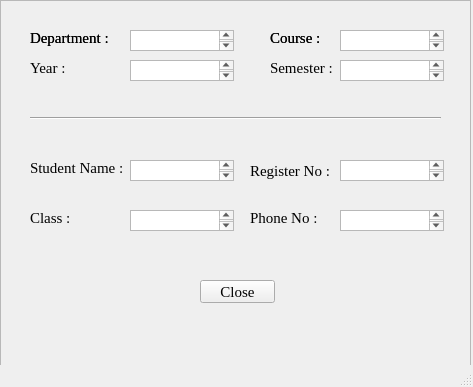
<?xml version="1.0" encoding="UTF-8"?>
<ui version="4.0">
 <class>MainWindow</class>
 <widget class="QMainWindow" name="MainWindow">
  <property name="geometry">
   <rect>
    <x>0</x>
    <y>0</y>
    <width>473</width>
    <height>387</height>
   </rect>
  </property>
  <property name="windowTitle">
   <string>Attendance Management System</string>
  </property>
  <widget class="QWidget" name="centralwidget">
   <widget class="QFrame" name="frame">
    <property name="geometry">
     <rect>
      <x>0</x>
      <y>0</y>
      <width>471</width>
      <height>381</height>
     </rect>
    </property>
    <property name="frameShape">
     <enum>QFrame::StyledPanel</enum>
    </property>
    <property name="frameShadow">
     <enum>QFrame::Raised</enum>
    </property>
    <widget class="QLabel" name="label">
     <property name="geometry">
      <rect>
       <x>30</x>
       <y>30</y>
       <width>81</width>
       <height>16</height>
      </rect>
     </property>
     <property name="font">
      <font>
       <family>Times New Roman</family>
       <pointsize>11</pointsize>
      </font>
     </property>
     <property name="text">
      <string>Department :</string>
     </property>
    </widget>
    <widget class="QLabel" name="label_2">
     <property name="geometry">
      <rect>
       <x>270</x>
       <y>30</y>
       <width>61</width>
       <height>16</height>
      </rect>
     </property>
     <property name="font">
      <font>
       <family>Times New Roman</family>
       <pointsize>11</pointsize>
      </font>
     </property>
     <property name="text">
      <string>Course :</string>
     </property>
    </widget>
    <widget class="QLabel" name="label_3">
     <property name="geometry">
      <rect>
       <x>30</x>
       <y>60</y>
       <width>51</width>
       <height>16</height>
      </rect>
     </property>
     <property name="font">
      <font>
       <family>Times New Roman</family>
       <pointsize>11</pointsize>
      </font>
     </property>
     <property name="text">
      <string>Year :</string>
     </property>
    </widget>
    <widget class="QLabel" name="label_4">
     <property name="geometry">
      <rect>
       <x>270</x>
       <y>60</y>
       <width>71</width>
       <height>16</height>
      </rect>
     </property>
     <property name="font">
      <font>
       <family>Times New Roman</family>
       <pointsize>11</pointsize>
      </font>
     </property>
     <property name="text">
      <string>Semester :</string>
     </property>
    </widget>
    <widget class="QTextEdit" name="textEdit">
     <property name="geometry">
      <rect>
       <x>130</x>
       <y>30</y>
       <width>104</width>
       <height>21</height>
      </rect>
     </property>
    </widget>
    <widget class="QTextEdit" name="textEdit_2">
     <property name="geometry">
      <rect>
       <x>130</x>
       <y>60</y>
       <width>104</width>
       <height>21</height>
      </rect>
     </property>
    </widget>
    <widget class="QTextEdit" name="textEdit_3">
     <property name="geometry">
      <rect>
       <x>340</x>
       <y>60</y>
       <width>104</width>
       <height>21</height>
      </rect>
     </property>
    </widget>
    <widget class="QTextEdit" name="textEdit_4">
     <property name="geometry">
      <rect>
       <x>340</x>
       <y>30</y>
       <width>104</width>
       <height>21</height>
      </rect>
     </property>
    </widget>
    <widget class="Line" name="line">
     <property name="geometry">
      <rect>
       <x>30</x>
       <y>110</y>
       <width>411</width>
       <height>16</height>
      </rect>
     </property>
     <property name="orientation">
      <enum>Qt::Horizontal</enum>
     </property>
    </widget>
    <widget class="QFrame" name="frame_2">
     <property name="geometry">
      <rect>
       <x>0</x>
       <y>0</y>
       <width>471</width>
       <height>381</height>
      </rect>
     </property>
     <property name="frameShape">
      <enum>QFrame::StyledPanel</enum>
     </property>
     <property name="frameShadow">
      <enum>QFrame::Raised</enum>
     </property>
     <widget class="QLabel" name="label_5">
      <property name="geometry">
       <rect>
        <x>30</x>
        <y>30</y>
        <width>81</width>
        <height>16</height>
       </rect>
      </property>
      <property name="font">
       <font>
        <family>Times New Roman</family>
        <pointsize>11</pointsize>
       </font>
      </property>
      <property name="text">
       <string>Department :</string>
      </property>
     </widget>
     <widget class="QLabel" name="label_6">
      <property name="geometry">
       <rect>
        <x>270</x>
        <y>30</y>
        <width>61</width>
        <height>16</height>
       </rect>
      </property>
      <property name="font">
       <font>
        <family>Times New Roman</family>
        <pointsize>11</pointsize>
       </font>
      </property>
      <property name="text">
       <string>Course :</string>
      </property>
     </widget>
     <widget class="QTextEdit" name="textEdit_5">
      <property name="geometry">
       <rect>
        <x>130</x>
        <y>30</y>
        <width>104</width>
        <height>21</height>
       </rect>
      </property>
     </widget>
     <widget class="QTextEdit" name="textEdit_6">
      <property name="geometry">
       <rect>
        <x>130</x>
        <y>60</y>
        <width>104</width>
        <height>21</height>
       </rect>
      </property>
     </widget>
     <widget class="QTextEdit" name="textEdit_7">
      <property name="geometry">
       <rect>
        <x>340</x>
        <y>60</y>
        <width>104</width>
        <height>21</height>
       </rect>
      </property>
     </widget>
     <widget class="QTextEdit" name="textEdit_8">
      <property name="geometry">
       <rect>
        <x>340</x>
        <y>30</y>
        <width>104</width>
        <height>21</height>
       </rect>
      </property>
     </widget>
     <widget class="Line" name="line_2">
      <property name="geometry">
       <rect>
        <x>30</x>
        <y>110</y>
        <width>411</width>
        <height>16</height>
       </rect>
      </property>
      <property name="orientation">
       <enum>Qt::Horizontal</enum>
      </property>
     </widget>
     <widget class="QTextEdit" name="textEdit_9">
      <property name="geometry">
       <rect>
        <x>130</x>
        <y>210</y>
        <width>104</width>
        <height>21</height>
       </rect>
      </property>
     </widget>
     <widget class="QTextEdit" name="textEdit_10">
      <property name="geometry">
       <rect>
        <x>340</x>
        <y>210</y>
        <width>104</width>
        <height>21</height>
       </rect>
      </property>
     </widget>
     <widget class="QTextEdit" name="textEdit_11">
      <property name="geometry">
       <rect>
        <x>130</x>
        <y>160</y>
        <width>104</width>
        <height>21</height>
       </rect>
      </property>
     </widget>
     <widget class="QTextEdit" name="textEdit_12">
      <property name="geometry">
       <rect>
        <x>340</x>
        <y>160</y>
        <width>104</width>
        <height>21</height>
       </rect>
      </property>
     </widget>
     <widget class="QLabel" name="label_9">
      <property name="geometry">
       <rect>
        <x>250</x>
        <y>210</y>
        <width>71</width>
        <height>16</height>
       </rect>
      </property>
      <property name="font">
       <font>
        <family>Times New Roman</family>
        <pointsize>11</pointsize>
       </font>
      </property>
      <property name="text">
       <string>Phone No :</string>
      </property>
     </widget>
     <widget class="QLabel" name="label_10">
      <property name="geometry">
       <rect>
        <x>30</x>
        <y>160</y>
        <width>101</width>
        <height>16</height>
       </rect>
      </property>
      <property name="font">
       <font>
        <family>Times New Roman</family>
        <pointsize>11</pointsize>
       </font>
      </property>
      <property name="text">
       <string>Student Name :</string>
      </property>
     </widget>
     <widget class="QLabel" name="label_11">
      <property name="geometry">
       <rect>
        <x>250</x>
        <y>160</y>
        <width>81</width>
        <height>21</height>
       </rect>
      </property>
      <property name="font">
       <font>
        <family>Times New Roman</family>
        <pointsize>11</pointsize>
       </font>
      </property>
      <property name="text">
       <string>Register No :</string>
      </property>
     </widget>
     <widget class="QLabel" name="label_12">
      <property name="geometry">
       <rect>
        <x>30</x>
        <y>210</y>
        <width>51</width>
        <height>16</height>
       </rect>
      </property>
      <property name="font">
       <font>
        <family>Times New Roman</family>
        <pointsize>11</pointsize>
       </font>
      </property>
      <property name="text">
       <string>Class : </string>
      </property>
     </widget>
     <widget class="QPushButton" name="pushButton">
      <property name="geometry">
       <rect>
        <x>200</x>
        <y>280</y>
        <width>75</width>
        <height>23</height>
       </rect>
      </property>
      <property name="font">
       <font>
        <family>Times New Roman</family>
        <pointsize>11</pointsize>
       </font>
      </property>
      <property name="text">
       <string>Close</string>
      </property>
     </widget>
    </widget>
   </widget>
  </widget>
  <widget class="QStatusBar" name="statusbar"/>
 </widget>
 <resources/>
 <connections/>
</ui>
